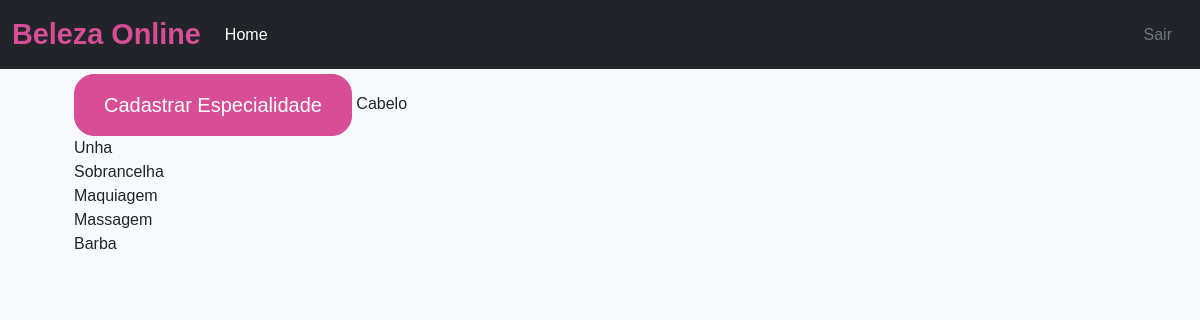
The page /listar_especialidades (signed in) on the database its author committed.
### app/models.py (models this page shows, shortened)
class Especialidade(models.Model):
    nome = models.CharField(max_length=200, null=False, blank=False)

### app/views.py (the view)
# urls.py: path('listar_especialidades', views.listar_especialidades, name='listar_especialidades'),
def listar_especialidades(request):
    especialidades = Especialidade.objects.all()
    return render(request, 'app/listar_especialidades.html', {'especialidades':especialidades})

### app/templates/app/listar_especialidades.html
{% extends 'app/base_app.html' %}
{% block content %}
{% load static %}
{% if user.is_authenticated %}
        <h3>Olá {{user.username}}</h3>
    {% else %}
        <p>Você precisa realizar o login</p>
    {% endif %}
    {% if user.is_superuser %}
                <td>
                    <a class="btn btn-default" href="{% url 'cadastrar_especialidade' %}">
                        <button type="button" class="btn btn-secondary btn-lg">Cadastrar Especialidade</button>
                    </a>
                </td>
                {% endif %}
        {% for especialidade in especialidades %}
            {{especialidade.nome}}   <br>
        {% endfor %}
{% endblock %}

### app/templates/app/base_app.html (style rules this page uses)
body { font-family: 'Arial', sans-serif; background-color: #f8f9fa; }
.btn { border-radius: 20px; background-color: #d74e96; color: white; border-color: #d74e96; }

### rows shown on the page
Especialidade: nome "Cabelo"
Especialidade: nome "Unha"
Especialidade: nome "Sobrancelha"
Especialidade: nome "Maquiagem"
Especialidade: nome "Massagem"
Especialidade: nome "Barba"
